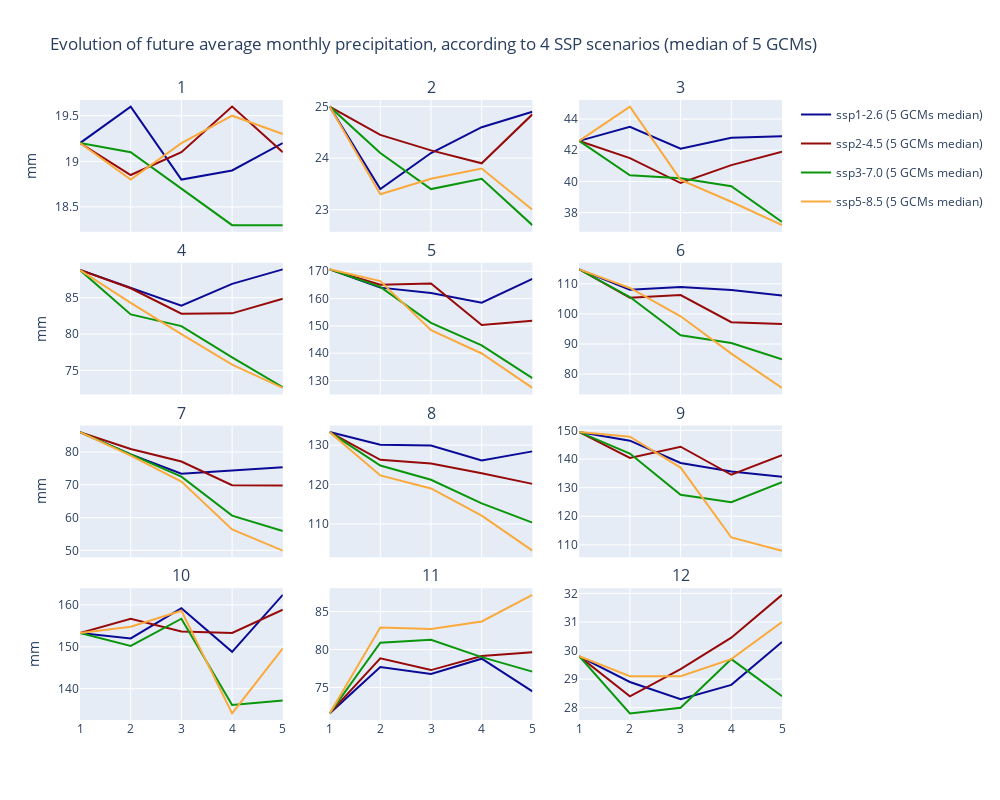

The notebook cell saved with this chart:
### Markdown cell above
### <a name=section06></a>6) Plot future evolution for each month (4 scenarios and 9 GCMs)

### Code cell
import plotly.subplots as ps

fig = ps.make_subplots(rows= 4, cols= 3,
                       shared_xaxes=True,
                       vertical_spacing=0.05,
                       subplot_titles= range(1, 13)
                      )

month= 0
for rw in range(1, 5):
    for cl in range(1, 4):
        showlegend= True if month== 0 else False
        month = month + 1
        for scenario, scenario_long, rgb, rgba in zip(ssp_list, ssp_list_long, rgb_list, rgba_list):
            test= (df_total.index.get_level_values('Scenario') == scenario) | (df_total.index.get_level_values('Scenario') =='Historical')
            group = df_total[test ][month].groupby(by= 'Period')

            fig.add_trace(
                go.Scatter(
                    name= scenario_long + ' (' + str(len(gcm_list)) + ' GCMs median)',
                    x= x,
                    y= group.median(),
                    mode= 'lines',
                    line= dict(color= rgb),
                    legendgroup= scenario,
                    showlegend= showlegend,
#                    yaxis= dict(range= [df_total[test ][month].min(), df_total[test ][month].max()]),
                        ),
                    row= rw, col= cl
                    )

fig.update_layout(
    height= 800, width= 1000,
    yaxis_title= 'mm',
    title= 'Evolution of future average monthly precipitation, according to ' + str(len(ssp_list)) + ' SSP scenarios (median of ' + str(len(gcm_list)) + ' GCMs)',
    template= "plotly", # "plotly", "plotly_white", "plotly_dark", "ggplot2", "seaborn", "simple_white", "none"
#    hovermode= "x",
#    yaxis_range= [df_total.min().max(), df_total.max().max()],
#    legend= dict(orientation= 'h', yanchor= "top", y= -0.1, xanchor= "left", x= 0.05),
    showlegend= True,
    )
for ax in fig['layout']:
    if ax[:5]== 'yaxis':
        if ax[5:] in ['1', '4', '7', '10']:
            fig['layout'][ax]['title']= 'mm'
file_future_by_month= 'WorldClim - future by month.png'
fig.write_image(os.path.join(fld_out, file_future_by_month))# needs installation of "plotly-orca" or "kaleido"
fig.show()

### Figure 1 — Plotly figure (JSON) as saved in the notebook; plotly's stock layout.template omitted (floating-point values rounded to 4 significant figures)
{"data": [{"legendgroup": "ssp126", "line": {"color": "rgb(10, 10, 150)"}, "mode": "lines", "name": "ssp1-2.6 (5 GCMs median)", "showlegend": true, "type": "scatter", "x": [1, 2, 3, 4, 5, 6, 7, 8, 9, 10, 11, 12], "xaxis": "x", "y": [19.2, 19.6, 18.8, 18.9, 19.2], "yaxis": "y"}, {"legendgroup": "ssp245", "line": {"color": "rgb(150, 10, 10)"}, "mode": "lines", "name": "ssp2-4.5 (5 GCMs median)", "showlegend": true, "type": "scatter", "x": [1, 2, 3, 4, 5, 6, 7, 8, 9, 10, 11, 12], "xaxis": "x", "y": [19.2, 18.85, 19.1, 19.6, 19.1], "yaxis": "y"}, {"legendgroup": "ssp370", "line": {"color": "rgb(10, 150, 10)"}, "mode": "lines", "name": "ssp3-7.0 (5 GCMs median)", "showlegend": true, "type": "scatter", "x": [1, 2, 3, 4, 5, 6, 7, 8, 9, 10, 11, 12], "xaxis": "x", "y": [19.2, 19.1, 18.7, 18.3, 18.3], "yaxis": "y"}, {"legendgroup": "ssp585", "line": {"color": "rgb(250, 170, 60)"}, "mode": "lines", "name": "ssp5-8.5 (5 GCMs median)", "showlegend": true, "type": "scatter", "x": [1, 2, 3, 4, 5, 6, 7, 8, 9, 10, 11, 12], "xaxis": "x", "y": [19.2, 18.8, 19.2, 19.5, 19.3], "yaxis": "y"}, {"legendgroup": "ssp126", "line": {"color": "rgb(10, 10, 150)"}, "mode": "lines", "name": "ssp1-2.6 (5 GCMs median)", "showlegend": false, "type": "scatter", "x": [1, 2, 3, 4, 5, 6, 7, 8, 9, 10, 11, 12], "xaxis": "x2", "y": [25, 23.4, 24.1, 24.6, 24.9], "yaxis": "y2"}, {"legendgroup": "ssp245", "line": {"color": "rgb(150, 10, 10)"}, "mode": "lines", "name": "ssp2-4.5 (5 GCMs median)", "showlegend": false, "type": "scatter", "x": [1, 2, 3, 4, 5, 6, 7, 8, 9, 10, 11, 12], "xaxis": "x2", "y": [25, 24.45, 24.15, 23.9, 24.85], "yaxis": "y2"}, {"legendgroup": "ssp370", "line": {"color": "rgb(10, 150, 10)"}, "mode": "lines", "name": "ssp3-7.0 (5 GCMs median)", "showlegend": false, "type": "scatter", "x": [1, 2, 3, 4, 5, 6, 7, 8, 9, 10, 11, 12], "xaxis": "x2", "y": [25, 24.1, 23.4, 23.6, 22.7], "yaxis": "y2"}, {"legendgroup": "ssp585", "line": {"color": "rgb(250, 170, 60)"}, "mode": "lines", "name": "ssp5-8.5 (5 GCMs median)", "showlegend": false, "type": "scatter", "x": [1, 2, 3, 4, 5, 6, 7, 8, 9, 10, 11, 12], "xaxis": "x2", "y": [25, 23.3, 23.6, 23.8, 23], "yaxis": "y2"}, {"legendgroup": "ssp126", "line": {"color": "rgb(10, 10, 150)"}, "mode": "lines", "name": "ssp1-2.6 (5 GCMs median)", "showlegend": false, "type": "scatter", "x": [1, 2, 3, 4, 5, 6, 7, 8, 9, 10, 11, 12], "xaxis": "x3", "y": [42.6, 43.5, 42.1, 42.8, 42.9], "yaxis": "y3"}, {"legendgroup": "ssp245", "line": {"color": "rgb(150, 10, 10)"}, "mode": "lines", "name": "ssp2-4.5 (5 GCMs median)", "showlegend": false, "type": "scatter", "x": [1, 2, 3, 4, 5, 6, 7, 8, 9, 10, 11, 12], "xaxis": "x3", "y": [42.6, 41.5, 39.9, 41.05, 41.9], "yaxis": "y3"}, {"legendgroup": "ssp370", "line": {"color": "rgb(10, 150, 10)"}, "mode": "lines", "name": "ssp3-7.0 (5 GCMs median)", "showlegend": false, "type": "scatter", "x": [1, 2, 3, 4, 5, 6, 7, 8, 9, 10, 11, 12], "xaxis": "x3", "y": [42.6, 40.4, 40.2, 39.7, 37.4], "yaxis": "y3"}, {"legendgroup": "ssp585", "line": {"color": "rgb(250, 170, 60)"}, "mode": "lines", "name": "ssp5-8.5 (5 GCMs median)", "showlegend": false, "type": "scatter", "x": [1, 2, 3, 4, 5, 6, 7, 8, 9, 10, 11, 12], "xaxis": "x3", "y": [42.6, 44.8, 40.1, 38.7, 37.2], "yaxis": "y3"}, {"legendgroup": "ssp126", "line": {"color": "rgb(10, 10, 150)"}, "mode": "lines", "name": "ssp1-2.6 (5 GCMs median)", "showlegend": false, "type": "scatter", "x": [1, 2, 3, 4, 5, 6, 7, 8, 9, 10, 11, 12], "xaxis": "x4", "y": [88.8, 86.3, 83.9, 86.9, 88.9], "yaxis": "y4"}, {"legendgroup": "ssp245", "line": {"color": "rgb(150, 10, 10)"}, "mode": "lines", "name": "ssp2-4.5 (5 GCMs median)", "showlegend": false, "type": "scatter", "x": [1, 2, 3, 4, 5, 6, 7, 8, 9, 10, 11, 12], "xaxis": "x4", "y": [88.8, 86.3, 82.8, 82.85, 84.85], "yaxis": "y4"}, {"legendgroup": "ssp370", "line": {"color": "rgb(10, 150, 10)"}, "mode": "lines", "name": "ssp3-7.0 (5 GCMs median)", "showlegend": false, "type": "scatter", "x": [1, 2, 3, 4, 5, 6, 7, 8, 9, 10, 11, 12], "xaxis": "x4", "y": [88.8, 82.7, 81.1, 76.8, 72.7], "yaxis": "y4"}, {"legendgroup": "ssp585", "line": {"color": "rgb(250, 170, 60)"}, "mode": "lines", "name": "ssp5-8.5 (5 GCMs median)", "showlegend": false, "type": "scatter", "x": [1, 2, 3, 4, 5, 6, 7, 8, 9, 10, 11, 12], "xaxis": "x4", "y": [88.8, 84.3, 80, 75.8, 72.6], "yaxis": "y4"}, {"legendgroup": "ssp126", "line": {"color": "rgb(10, 10, 150)"}, "mode": "lines", "name": "ssp1-2.6 (5 GCMs median)", "showlegend": false, "type": "scatter", "x": [1, 2, 3, 4, 5, 6, 7, 8, 9, 10, 11, 12], "xaxis": "x5", "y": [170.7, 164, 162, 158.5, 167.2], "yaxis": "y5"}, {"legendgroup": "ssp245", "line": {"color": "rgb(150, 10, 10)"}, "mode": "lines", "name": "ssp2-4.5 (5 GCMs median)", "showlegend": false, "type": "scatter", "x": [1, 2, 3, 4, 5, 6, 7, 8, 9, 10, 11, 12], "xaxis": "x5", "y": [170.7, 165.1, 165.5, 150.3, 151.9], "yaxis": "y5"}, {"legendgroup": "ssp370", "line": {"color": "rgb(10, 150, 10)"}, "mode": "lines", "name": "ssp3-7.0 (5 GCMs median)", "showlegend": false, "type": "scatter", "x": [1, 2, 3, 4, 5, 6, 7, 8, 9, 10, 11, 12], "xaxis": "x5", "y": [170.7, 164.3, 151.1, 142.9, 130.9], "yaxis": "y5"}, {"legendgroup": "ssp585", "line": {"color": "rgb(250, 170, 60)"}, "mode": "lines", "name": "ssp5-8.5 (5 GCMs median)", "showlegend": false, "type": "scatter", "x": [1, 2, 3, 4, 5, 6, 7, 8, 9, 10, 11, 12], "xaxis": "x5", "y": [170.7, 166.4, 148.4, 139.9, 127.3], "yaxis": "y5"}, {"legendgroup": "ssp126", "line": {"color": "rgb(10, 10, 150)"}, "mode": "lines", "name": "ssp1-2.6 (5 GCMs median)", "showlegend": false, "type": "scatter", "x": [1, 2, 3, 4, 5, 6, 7, 8, 9, 10, 11, 12], "xaxis": "x6", "y": [114.8, 108, 108.9, 107.9, 106.1], "yaxis": "y6"}, {"legendgroup": "ssp245", "line": {"color": "rgb(150, 10, 10)"}, "mode": "lines", "name": "ssp2-4.5 (5 GCMs median)", "showlegend": false, "type": "scatter", "x": [1, 2, 3, 4, 5, 6, 7, 8, 9, 10, 11, 12], "xaxis": "x6", "y": [114.8, 105.3, 106.2, 97.25, 96.65], "yaxis": "y6"}, {"legendgroup": "ssp370", "line": {"color": "rgb(10, 150, 10)"}, "mode": "lines", "name": "ssp3-7.0 (5 GCMs median)", "showlegend": false, "type": "scatter", "x": [1, 2, 3, 4, 5, 6, 7, 8, 9, 10, 11, 12], "xaxis": "x6", "y": [114.8, 105.6, 92.9, 90.3, 84.9], "yaxis": "y6"}, {"legendgroup": "ssp585", "line": {"color": "rgb(250, 170, 60)"}, "mode": "lines", "name": "ssp5-8.5 (5 GCMs median)", "showlegend": false, "type": "scatter", "x": [1, 2, 3, 4, 5, 6, 7, 8, 9, 10, 11, 12], "xaxis": "x6", "y": [114.8, 108.6, 99.2, 86.8, 75.4], "yaxis": "y6"}, {"legendgroup": "ssp126", "line": {"color": "rgb(10, 10, 150)"}, "mode": "lines", "name": "ssp1-2.6 (5 GCMs median)", "showlegend": false, "type": "scatter", "x": [1, 2, 3, 4, 5, 6, 7, 8, 9, 10, 11, 12], "xaxis": "x7", "y": [86.1, 79.3, 73.4, 74.3, 75.4], "yaxis": "y7"}, {"legendgroup": "ssp245", "line": {"color": "rgb(150, 10, 10)"}, "mode": "lines", "name": "ssp2-4.5 (5 GCMs median)", "showlegend": false, "type": "scatter", "x": [1, 2, 3, 4, 5, 6, 7, 8, 9, 10, 11, 12], "xaxis": "x7", "y": [86.1, 80.95, 77.1, 69.9, 69.8], "yaxis": "y7"}, {"legendgroup": "ssp370", "line": {"color": "rgb(10, 150, 10)"}, "mode": "lines", "name": "ssp3-7.0 (5 GCMs median)", "showlegend": false, "type": "scatter", "x": [1, 2, 3, 4, 5, 6, 7, 8, 9, 10, 11, 12], "xaxis": "x7", "y": [86.1, 79.2, 72.5, 60.6, 55.9], "yaxis": "y7"}, {"legendgroup": "ssp585", "line": {"color": "rgb(250, 170, 60)"}, "mode": "lines", "name": "ssp5-8.5 (5 GCMs median)", "showlegend": false, "type": "scatter", "x": [1, 2, 3, 4, 5, 6, 7, 8, 9, 10, 11, 12], "xaxis": "x7", "y": [86.1, 78.9, 71, 56.4, 49.9], "yaxis": "y7"}, {"legendgroup": "ssp126", "line": {"color": "rgb(10, 10, 150)"}, "mode": "lines", "name": "ssp1-2.6 (5 GCMs median)", "showlegend": false, "type": "scatter", "x": [1, 2, 3, 4, 5, 6, 7, 8, 9, 10, 11, 12], "xaxis": "x8", "y": [133.3, 130.1, 129.9, 126.1, 128.4], "yaxis": "y8"}, {"legendgroup": "ssp245", "line": {"color": "rgb(150, 10, 10)"}, "mode": "lines", "name": "ssp2-4.5 (5 GCMs median)", "showlegend": false, "type": "scatter", "x": [1, 2, 3, 4, 5, 6, 7, 8, 9, 10, 11, 12], "xaxis": "x8", "y": [133.3, 126.2, 125.3, 122.8, 120.2], "yaxis": "y8"}, {"legendgroup": "ssp370", "line": {"color": "rgb(10, 150, 10)"}, "mode": "lines", "name": "ssp3-7.0 (5 GCMs median)", "showlegend": false, "type": "scatter", "x": [1, 2, 3, 4, 5, 6, 7, 8, 9, 10, 11, 12], "xaxis": "x8", "y": [133.3, 124.8, 121.2, 115.2, 110.3], "yaxis": "y8"}, {"legendgroup": "ssp585", "line": {"color": "rgb(250, 170, 60)"}, "mode": "lines", "name": "ssp5-8.5 (5 GCMs median)", "showlegend": false, "type": "scatter", "x": [1, 2, 3, 4, 5, 6, 7, 8, 9, 10, 11, 12], "xaxis": "x8", "y": [133.3, 122.3, 119, 112.1, 103.2], "yaxis": "y8"}, {"legendgroup": "ssp126", "line": {"color": "rgb(10, 10, 150)"}, "mode": "lines", "name": "ssp1-2.6 (5 GCMs median)", "showlegend": false, "type": "scatter", "x": [1, 2, 3, 4, 5, 6, 7, 8, 9, 10, 11, 12], "xaxis": "x9", "y": [149.4, 146.4, 138.6, 135.6, 133.8], "yaxis": "y9"}, {"legendgroup": "ssp245", "line": {"color": "rgb(150, 10, 10)"}, "mode": "lines", "name": "ssp2-4.5 (5 GCMs median)", "showlegend": false, "type": "scatter", "x": [1, 2, 3, 4, 5, 6, 7, 8, 9, 10, 11, 12], "xaxis": "x9", "y": [149.4, 140.3, 144.3, 134.5, 141.3], "yaxis": "y9"}, {"legendgroup": "ssp370", "line": {"color": "rgb(10, 150, 10)"}, "mode": "lines", "name": "ssp3-7.0 (5 GCMs median)", "showlegend": false, "type": "scatter", "x": [1, 2, 3, 4, 5, 6, 7, 8, 9, 10, 11, 12], "xaxis": "x9", "y": [149.4, 141.9, 127.5, 124.9, 131.9], "yaxis": "y9"}, {"legendgroup": "ssp585", "line": {"color": "rgb(250, 170, 60)"}, "mode": "lines", "name": "ssp5-8.5 (5 GCMs median)", "showlegend": false, "type": "scatter", "x": [1, 2, 3, 4, 5, 6, 7, 8, 9, 10, 11, 12], "xaxis": "x9", "y": [149.4, 147.8, 137, 112.6, 108], "yaxis": "y9"}, {"legendgroup": "ssp126", "line": {"color": "rgb(10, 10, 150)"}, "mode": "lines", "name": "ssp1-2.6 (5 GCMs median)", "showlegend": false, "type": "scatter", "x": [1, 2, 3, 4, 5, 6, 7, 8, 9, 10, 11, 12], "xaxis": "x10", "y": [153.3, 152, 159.2, 148.8, 162.4], "yaxis": "y10"}, {"legendgroup": "ssp245", "line": {"color": "rgb(150, 10, 10)"}, "mode": "lines", "name": "ssp2-4.5 (5 GCMs median)", "showlegend": false, "type": "scatter", "x": [1, 2, 3, 4, 5, 6, 7, 8, 9, 10, 11, 12], "xaxis": "x10", "y": [153.3, 156.7, 153.7, 153.3, 158.8], "yaxis": "y10"}, {"legendgroup": "ssp370", "line": {"color": "rgb(10, 150, 10)"}, "mode": "lines", "name": "ssp3-7.0 (5 GCMs median)", "showlegend": false, "type": "scatter", "x": [1, 2, 3, 4, 5, 6, 7, 8, 9, 10, 11, 12], "xaxis": "x10", "y": [153.3, 150.2, 156.7, 136.1, 137.2], "yaxis": "y10"}, {"legendgroup": "ssp585", "line": {"color": "rgb(250, 170, 60)"}, "mode": "lines", "name": "ssp5-8.5 (5 GCMs median)", "showlegend": false, "type": "scatter", "x": [1, 2, 3, 4, 5, 6, 7, 8, 9, 10, 11, 12], "xaxis": "x10", "y": [153.3, 154.8, 158.6, 134.1, 149.6], "yaxis": "y10"}, {"legendgroup": "ssp126", "line": {"color": "rgb(10, 10, 150)"}, "mode": "lines", "name": "ssp1-2.6 (5 GCMs median)", "showlegend": false, "type": "scatter", "x": [1, 2, 3, 4, 5, 6, 7, 8, 9, 10, 11, 12], "xaxis": "x11", "y": [71.6, 77.7, 76.8, 78.8, 74.5], "yaxis": "y11"}, {"legendgroup": "ssp245", "line": {"color": "rgb(150, 10, 10)"}, "mode": "lines", "name": "ssp2-4.5 (5 GCMs median)", "showlegend": false, "type": "scatter", "x": [1, 2, 3, 4, 5, 6, 7, 8, 9, 10, 11, 12], "xaxis": "x11", "y": [71.6, 78.85, 77.3, 79.15, 79.65], "yaxis": "y11"}, {"legendgroup": "ssp370", "line": {"color": "rgb(10, 150, 10)"}, "mode": "lines", "name": "ssp3-7.0 (5 GCMs median)", "showlegend": false, "type": "scatter", "x": [1, 2, 3, 4, 5, 6, 7, 8, 9, 10, 11, 12], "xaxis": "x11", "y": [71.6, 80.9, 81.3, 79, 77.1], "yaxis": "y11"}, {"legendgroup": "ssp585", "line": {"color": "rgb(250, 170, 60)"}, "mode": "lines", "name": "ssp5-8.5 (5 GCMs median)", "showlegend": false, "type": "scatter", "x": [1, 2, 3, 4, 5, 6, 7, 8, 9, 10, 11, 12], "xaxis": "x11", "y": [71.6, 82.9, 82.7, 83.7, 87.2], "yaxis": "y11"}, {"legendgroup": "ssp126", "line": {"color": "rgb(10, 10, 150)"}, "mode": "lines", "name": "ssp1-2.6 (5 GCMs median)", "showlegend": false, "type": "scatter", "x": [1, 2, 3, 4, 5, 6, 7, 8, 9, 10, 11, 12], "xaxis": "x12", "y": [29.8, 28.9, 28.3, 28.8, 30.3], "yaxis": "y12"}, {"legendgroup": "ssp245", "line": {"color": "rgb(150, 10, 10)"}, "mode": "lines", "name": "ssp2-4.5 (5 GCMs median)", "showlegend": false, "type": "scatter", "x": [1, 2, 3, 4, 5, 6, 7, 8, 9, 10, 11, 12], "xaxis": "x12", "y": [29.8, 28.4, 29.35, 30.45, 31.95], "yaxis": "y12"}, {"legendgroup": "ssp370", "line": {"color": "rgb(10, 150, 10)"}, "mode": "lines", "name": "ssp3-7.0 (5 GCMs median)", "showlegend": false, "type": "scatter", "x": [1, 2, 3, 4, 5, 6, 7, 8, 9, 10, 11, 12], "xaxis": "x12", "y": [29.8, 27.8, 28, 29.7, 28.4], "yaxis": "y12"}, {"legendgroup": "ssp585", "line": {"color": "rgb(250, 170, 60)"}, "mode": "lines", "name": "ssp5-8.5 (5 GCMs median)", "showlegend": false, "type": "scatter", "x": [1, 2, 3, 4, 5, 6, 7, 8, 9, 10, 11, 12], "xaxis": "x12", "y": [29.8, 29.1, 29.1, 29.7, 31], "yaxis": "y12"}], "layout": {"annotations": [{"font": {"size": 16}, "showarrow": false, "text": "1", "x": 0.1444, "xanchor": "center", "xref": "paper", "y": 1, "yanchor": "bottom", "yref": "paper"}, {"font": {"size": 16}, "showarrow": false, "text": "2", "x": 0.5, "xanchor": "center", "xref": "paper", "y": 1, "yanchor": "bottom", "yref": "paper"}, {"font": {"size": 16}, "showarrow": false, "text": "3", "x": 0.8556, "xanchor": "center", "xref": "paper", "y": 1, "yanchor": "bottom", "yref": "paper"}, {"font": {"size": 16}, "showarrow": false, "text": "4", "x": 0.1444, "xanchor": "center", "xref": "paper", "y": 0.7375, "yanchor": "bottom", "yref": "paper"}, {"font": {"size": 16}, "showarrow": false, "text": "5", "x": 0.5, "xanchor": "center", "xref": "paper", "y": 0.7375, "yanchor": "bottom", "yref": "paper"}, {"font": {"size": 16}, "showarrow": false, "text": "6", "x": 0.8556, "xanchor": "center", "xref": "paper", "y": 0.7375, "yanchor": "bottom", "yref": "paper"}, {"font": {"size": 16}, "showarrow": false, "text": "7", "x": 0.1444, "xanchor": "center", "xref": "paper", "y": 0.475, "yanchor": "bottom", "yref": "paper"}, {"font": {"size": 16}, "showarrow": false, "text": "8", "x": 0.5, "xanchor": "center", "xref": "paper", "y": 0.475, "yanchor": "bottom", "yref": "paper"}, {"font": {"size": 16}, "showarrow": false, "text": "9", "x": 0.8556, "xanchor": "center", "xref": "paper", "y": 0.475, "yanchor": "bottom", "yref": "paper"}, {"font": {"size": 16}, "showarrow": false, "text": "10", "x": 0.1444, "xanchor": "center", "xref": "paper", "y": 0.2125, "yanchor": "bottom", "yref": "paper"}, {"font": {"size": 16}, "showarrow": false, "text": "11", "x": 0.5, "xanchor": "center", "xref": "paper", "y": 0.2125, "yanchor": "bottom", "yref": "paper"}, {"font": {"size": 16}, "showarrow": false, "text": "12", "x": 0.8556, "xanchor": "center", "xref": "paper", "y": 0.2125, "yanchor": "bottom", "yref": "paper"}], "height": 800, "showlegend": true, "title": {"text": "Evolution of future average monthly precipitation, according to 4 SSP scenarios (median of 5 GCMs)"}, "width": 1000, "xaxis": {"anchor": "y", "domain": [0, 0.2889], "matches": "x10", "showticklabels": false}, "xaxis10": {"anchor": "y10", "domain": [0, 0.2889]}, "xaxis11": {"anchor": "y11", "domain": [0.3556, 0.6444]}, "xaxis12": {"anchor": "y12", "domain": [0.7111, 1]}, "xaxis2": {"anchor": "y2", "domain": [0.3556, 0.6444], "matches": "x11", "showticklabels": false}, "xaxis3": {"anchor": "y3", "domain": [0.7111, 1], "matches": "x12", "showticklabels": false}, "xaxis4": {"anchor": "y4", "domain": [0, 0.2889], "matches": "x10", "showticklabels": false}, "xaxis5": {"anchor": "y5", "domain": [0.3556, 0.6444], "matches": "x11", "showticklabels": false}, "xaxis6": {"anchor": "y6", "domain": [0.7111, 1], "matches": "x12", "showticklabels": false}, "xaxis7": {"anchor": "y7", "domain": [0, 0.2889], "matches": "x10", "showticklabels": false}, "xaxis8": {"anchor": "y8", "domain": [0.3556, 0.6444], "matches": "x11", "showticklabels": false}, "xaxis9": {"anchor": "y9", "domain": [0.7111, 1], "matches": "x12", "showticklabels": false}, "yaxis": {"anchor": "x", "domain": [0.7875, 1], "title": {"text": "mm"}}, "yaxis10": {"anchor": "x10", "domain": [0, 0.2125], "title": {"text": "mm"}}, "yaxis11": {"anchor": "x11", "domain": [0, 0.2125]}, "yaxis12": {"anchor": "x12", "domain": [0, 0.2125]}, "yaxis2": {"anchor": "x2", "domain": [0.7875, 1]}, "yaxis3": {"anchor": "x3", "domain": [0.7875, 1]}, "yaxis4": {"anchor": "x4", "domain": [0.525, 0.7375], "title": {"text": "mm"}}, "yaxis5": {"anchor": "x5", "domain": [0.525, 0.7375]}, "yaxis6": {"anchor": "x6", "domain": [0.525, 0.7375]}, "yaxis7": {"anchor": "x7", "domain": [0.2625, 0.475], "title": {"text": "mm"}}, "yaxis8": {"anchor": "x8", "domain": [0.2625, 0.475]}, "yaxis9": {"anchor": "x9", "domain": [0.2625, 0.475]}}}
